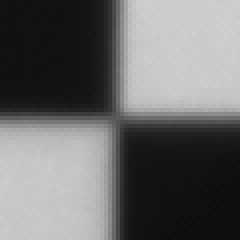
#> input picture corner.bmp, 60 x 60 px (shown 4 times larger)
$ python test5.py   (older library calls are emulated)
#> lines starting #> are read from the running program, lines starting #| are printed output that depends on the picture; after the words box and inside, x2 and y2 are one past the last pixel; in counts of white or black regions, pixels touching at a corner belong together
import cv2
import numpy as np
from scipy.ndimage import gaussian_filter, gaussian_laplace


def harris_corner_detection(
    image_path, block_size=2, aperture_size=3, k=0.04, threshold=0.01
):
    # 读取图像并转换为灰度图像
    image = cv2.imread(image_path)
    cv2.imwrite("input.png", image)
    image = gaussian_filter(image, sigma=1)
    gray = cv2.cvtColor(image, cv2.COLOR_BGR2GRAY)

    # 使用Harris角点检测器
    dst = cv2.cornerHarris(gray, blockSize=2, ksize=3, k=0.04)
    image_dst = image[:, :, :]
    # dst = cv2.dilate(dst,None)#https://cloud.tencent.com/developer/article/1123720
    image_dst[dst > 0.01 * dst.max()] = [0, 0, 255]

    """
    harris_response = cv2.cornerHarris(gray, block_size, aperture_size, k)

    # 阈值处理
    threshold_value = threshold * harris_response.max()
    corners = np.argwhere(harris_response > threshold_value)
    """
    # 产生一大堆角点的原因出现在这里：因为取的0.01倍最大值，而Harris算子是通过计算导数特征值的方式求解的，所以只要阈值0.01不够大，就会出现很多个点。如果你要只留一个值，也可以在这里改成：
    # corners = np.argmax(dst)
    # 只求一个最大值，但是这会导致计算精度下降，实际上可以把求出来的全部角点求一个平均就好了，如下
    # corners = np.mean(np.argwhere(dst > 0.01 * dst.max()), axis=0)
    corners = np.argwhere(dst > 0.01 * dst.max())
    return image, gray, corners


"""
def compute_hessian_matrix(gray, x, y):
    # 计算灰度图像在x和y方向上的梯度
    Ix = cv2.Sobel(gray, cv2.CV_64F, 1, 0, ksize=3)
    Iy = cv2.Sobel(gray, cv2.CV_64F, 0, 1, ksize=3)

    # 计算各个二阶导数
    Ixx = cv2.Sobel(Ix, cv2.CV_64F, 1, 0, ksize=3)
    Ixy = cv2.Sobel(Ix, cv2.CV_64F, 0, 1, ksize=3)
    Iyy = cv2.Sobel(Iy, cv2.CV_64F, 0, 1, ksize=3)

    # 计算Hessian矩阵
    H = np.array([[Ixx[y, x], Ixy[y, x]], [Ixy[y, x], Iyy[y, x]]])

    return H
"""


def refine_subpixel_location(gray, corners):
    refined_corners = []

    for corner in corners:
        y, x = corner

        # 计算一阶偏导数
        Ix = cv2.Sobel(gray, cv2.CV_64F, 1, 0, ksize=3)
        Iy = cv2.Sobel(gray, cv2.CV_64F, 0, 1, ksize=3)
        Ixx = cv2.Sobel(Ix, cv2.CV_64F, 1, 0, ksize=3)
        Iyy = cv2.Sobel(Iy, cv2.CV_64F, 0, 1, ksize=3)
        Ixy = cv2.Sobel(Ix, cv2.CV_64F, 0, 1, ksize=3)

        # 计算Hessian矩阵
        H = np.array([[Ixx[y, x], Ixy[y, x]], [Ixy[y, x], Iyy[y, x]]])

        # 计算梯度向量
        gradient = np.array([Ix[y, x], Iy[y, x]])

        # 计算亚像素位置增量: Δp = -H^-1 * gradient
        H_inv = np.linalg.inv(H)
        delta_p = -H_inv @ gradient

        # 计算亚像素坐标
        subpixel_x = x + delta_p[0]
        subpixel_y = y + delta_p[1]

        refined_corners.append((subpixel_x, subpixel_y))
    # 要只留下一个角点，可以把它们求个平均
    # 当然也可以在这里平均
    return refined_corners


def main(image_path):
    image, gray, corners = harris_corner_detection(image_path)
#> in harris_corner_detection, image is the input picture: shape (60, 60, 3); min 13, max 208, mean 106.1
#> in harris_corner_detection, `dst = cv2.cornerHarris(gray, blockSize=2, ksize=3, k=0.04)`:
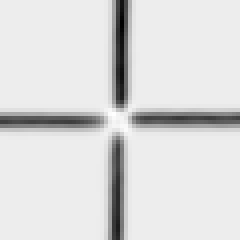
#> dst: shape (60, 60) float32 (shown 4 times larger); min -0.000109, max 8.1e-06, mean -7.99e-06; drawn with min black and max white
#> in harris_corner_detection, `image_dst[dst > 0.01 * dst.max()] = [0, 0, 255]`:
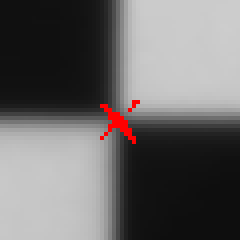
#> image_dst: shape (60, 60, 3) (shown 4 times larger); mean B, G, R 104.3, 104.3, 106.8
#> in harris_corner_detection, `corners = np.argwhere(dst > 0.01 * dst.max())`: corners = 35 pairs, first value 25 to 35, second value 25 to 34

    # 使用Hessian矩阵和二阶泰勒展开式计算亚像素级别的角点位置
    refined_corners = refine_subpixel_location(gray, corners)
#> the loop in refine_subpixel_location, `for corner in corners:` made 35 passes
#> (y, x, H, gradient, H_inv, delta_p, subpixel_x, subpixel_y) on passes 1 to 5: (25, 33, [[-323, -21], [-21, -311]], [47, -55], [[-0.00311, 0.00021], [0.00021, -0.00323]], [0.158, -0.187], 33.16, 24.81), (25, 34, [[-160, -4], [-4, -316]], [16, -56], [[-0.00625, 7.91e-05], [7.91e-05, -0.00317]], [0.104, -0.179], 34.1, 24.82), (26, 25, [[235, -75], [-75, 343]], [44, 54], [[0.00457, 0.001], [0.001, 0.00313]], [-0.255, -0.213], 24.74, 25.79), (26, 26, [[330, -124], [-124, 286]], [81, 43], [[0.00362, 0.00157], [0.00157, 0.00418]], [-0.361, -0.307], 25.64, 25.69), (26, 33, [[-290, -36], [-36, -418]], [44, -104], [[-0.00349, 0.0003], [0.0003, -0.00242]], [0.185, -0.265], 33.18, 25.74)
#> pass 1, in refine_subpixel_location, `Iy = cv2.Sobel(gray, cv2.CV_64F, 0, 1, ksize=3)`:
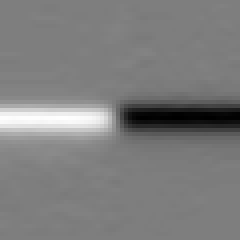
#> Iy: shape (60, 60) float64 (shown 4 times larger); min -220, max 222, mean -1.6; drawn with min black and max white
#> pass 1, in refine_subpixel_location, `Ixx = cv2.Sobel(Ix, cv2.CV_64F, 1, 0, ksize=3)`:
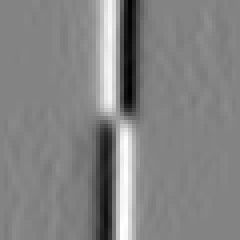
#> Ixx: shape (60, 60) float64 (shown 4 times larger); min -507, max 474, mean 0; drawn with min black and max white
#> pass 1, in refine_subpixel_location, `Iyy = cv2.Sobel(Iy, cv2.CV_64F, 0, 1, ksize=3)`:
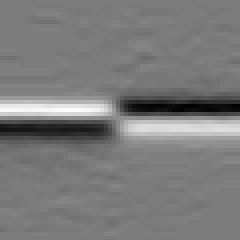
#> Iyy: shape (60, 60) float64 (shown 4 times larger); min -467, max 499, mean -0.1; drawn with min black and max white
#> after the loop in refine_subpixel_location, `for corner in corners:`: refined_corners = 35 pairs, first value 24.72 to 34.1, second value 24.81 to 35.3

    # 显示初始角点
    for corner in corners:
        y, x = corner
        cv2.circle(image, (x, y), 2, (0, 255, 0), -1)
#> this loop made 35 passes
#> (y, x) on passes 1 to 12: (25, 33), (25, 34), (26, 25), (26, 26), (26, 33), (27, 26), (27, 27), (27, 32), (28, 27), (28, 28), (28, 29), (29, 27)
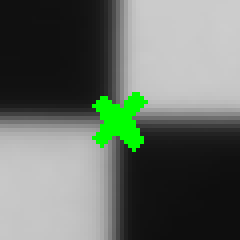
#> image: shape (60, 60, 3) (shown 4 times larger); 3.33% of pixels changed, all inside (x1, y1, x2, y2) = (23, 23, 37, 38)

    # 显示亚像素级别角点
    for refined_corner in refined_corners:
        x, y = refined_corner
        cv2.circle(image, (int(x), int(y)), 2, (0, 0, 255), -1)
#> this loop made 35 passes
#> (x, y) on passes 1 to 12: (33.16, 24.81), (34.1, 24.82), (24.74, 25.79), (25.64, 25.69), (33.18, 25.74), (25.16, 26.24), (29.37, 29.64), (32.53, 26.35), (27.38, 28.32), (28.11, 28.2), (28.94, 28.17), (27.25, 29.04)
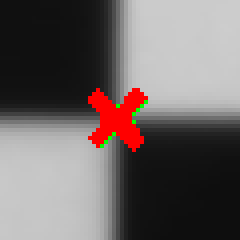
#> image: shape (60, 60, 3) (shown 4 times larger); 3.67% of pixels changed, all inside (x1, y1, x2, y2) = (22, 22, 37, 38)

    # 显示结果图像
    # cv2.imshow('Refined Corners', image)
    # cv2.waitKey(0)
    # cv2.destroyAllWindows()
    cv2.imwrite("output.png", image)

    # 输出亚像素级别的角点坐标
    print("Refined Corners:")
    for refined_corner in refined_corners:
        # 平均完了这里注意要修改
        x, y = refined_corner
        print(f"({x:.3f}, {y:.3f})")


# 调用main函数
image_path = "corner.bmp"
main(image_path)
